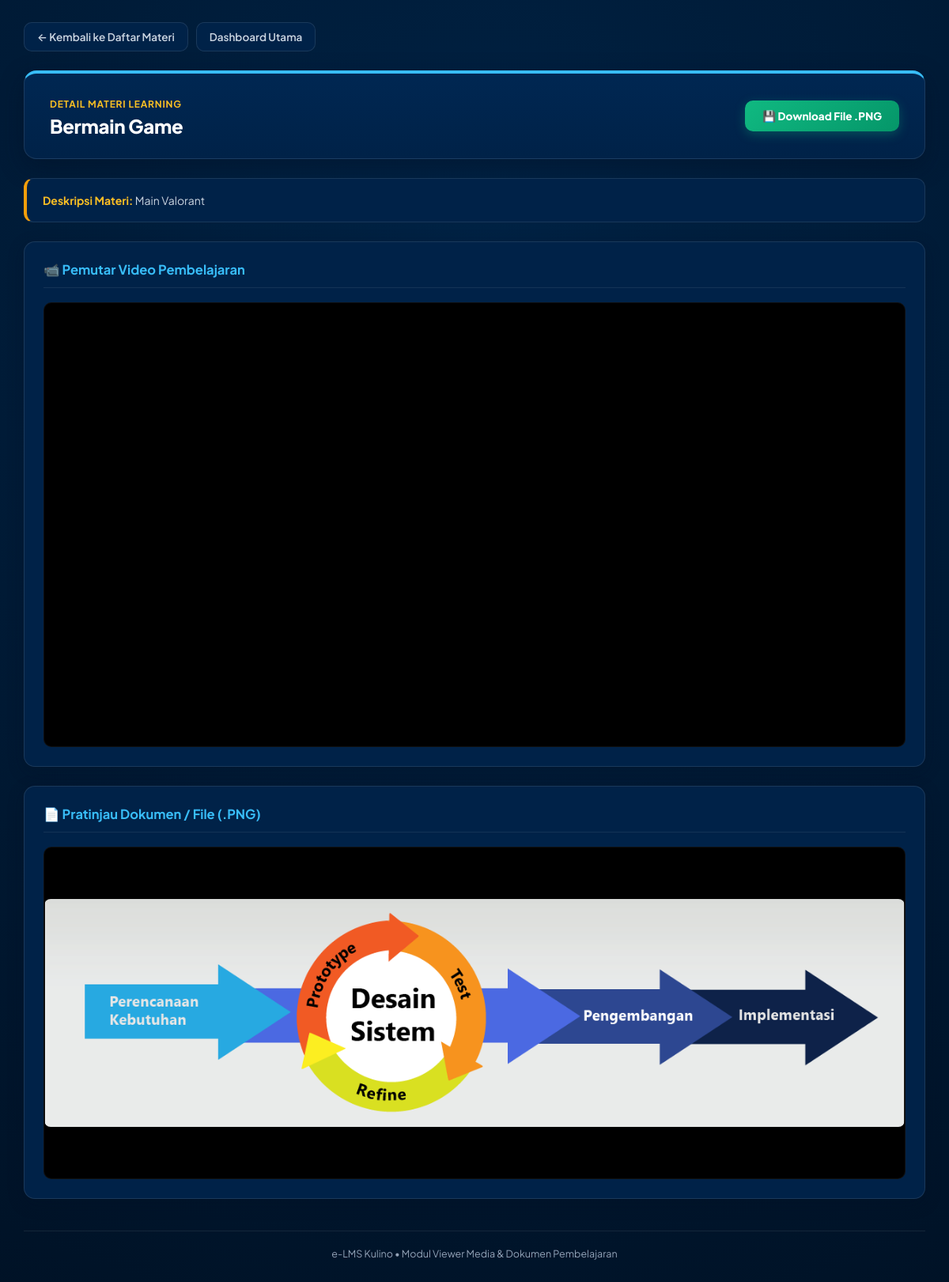
Before: /konten/1/ with the older database file.
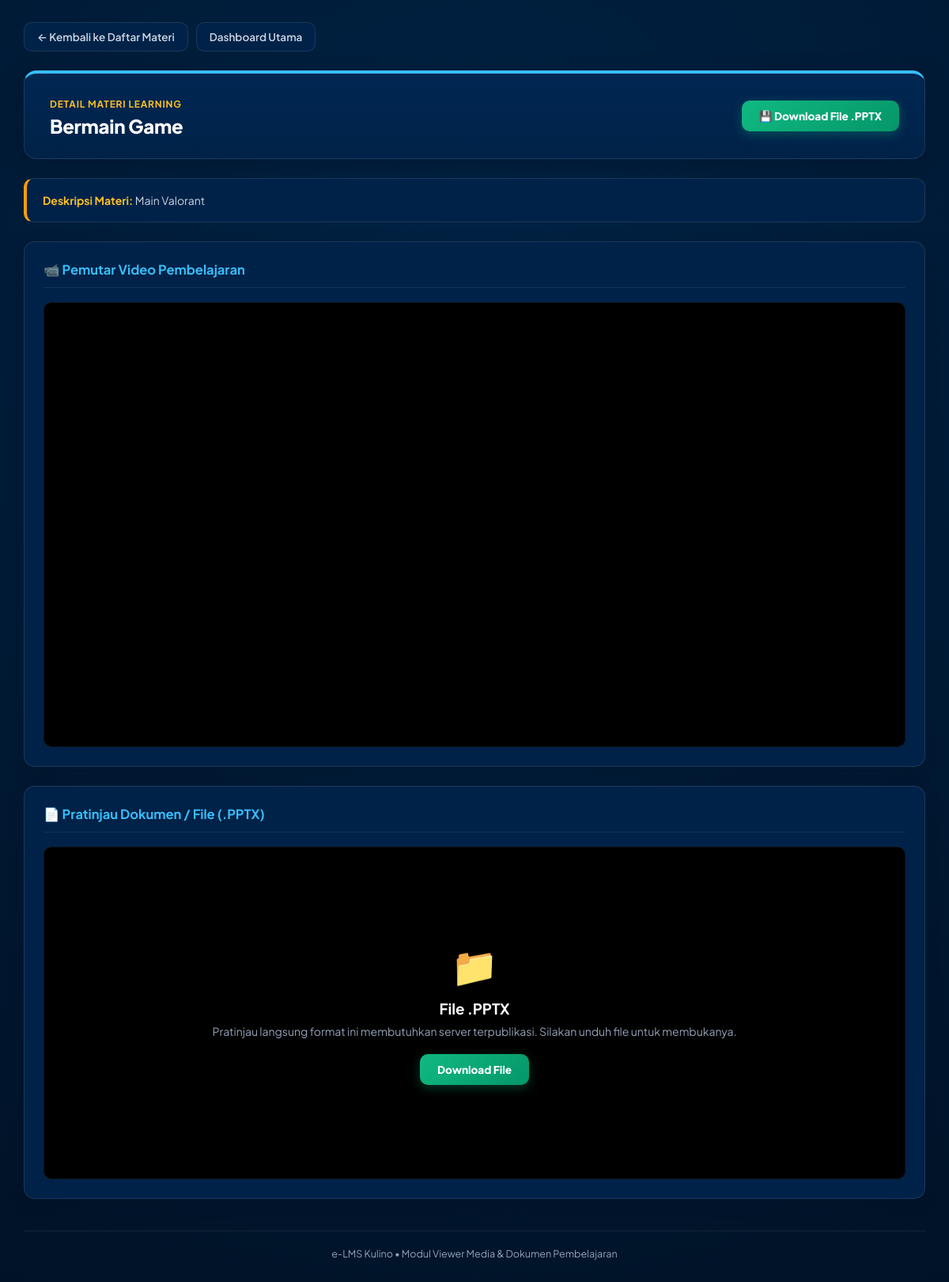
After: the same page with the newer database file.
### core/models.py (models this page shows, shortened)
class CourseContent(models.Model):
    name = models.CharField("judul konten", max_length=200)
    description = models.TextField("deskripsi", default="-")
    video_url = models.CharField("URL Video", max_length=200, null=True, blank=True)
    file_attachment = models.FileField("File", null=True, blank=True)
    course_id = models.ForeignKey(
        Course, verbose_name="matkul", on_delete=models.RESTRICT
    )
    parent_id = models.ForeignKey(
        "self", verbose_name="induk", on_delete=models.RESTRICT, null=True, blank=True
    )
    created_at = models.DateTimeField(auto_now_add=True)
    updated_at = models.DateTimeField(auto_now=True)
    class Meta:
        verbose_name = "Konten Matkul"
        verbose_name_plural = "Konten Matkul"
    @property
    def file_extension(self):
        if self.file_attachment:
            return os.path.splitext(self.file_attachment.name)[1].lower()
        return ""
    @property
    def youtube_embed_url(self):
        if not self.video_url:
            return None
        match = re.search(
            r"(?:youtu\.be\/|v=|\/embed\/)([0-9A-Za-z_-]{11})", self.video_url
        )
        if match:
            return f"https://www.youtube-nocookie.com/embed/{match.group(1)}"
        return self.video_url

### core/views.py (the view)
# urls.py: path("konten/<int:pk>/", views.content_detail, name="content_detail"),
def content_detail(request, pk):
    content = get_object_or_404(CourseContent, pk=pk)
    ext = content.file_extension
    is_image = ext in [".png", ".jpg", ".jpeg", ".gif", ".webp"]
    is_pdf = ext == ".pdf"
    is_ppt = ext in [".ppt", ".pptx"]
    is_video_file = ext in [".mp4", ".webm"]
    context = {
        "content": content,
        "is_image": is_image,
        "is_pdf": is_pdf,
        "is_ppt": is_ppt,
        "is_video_file": is_video_file,
    }
    return render(request, "core/konten_detail.html", context)

### core/templates/core/konten_detail.html (shortened to what this page needs)
<!doctype html>
<html lang="id">
<head>
</head>
<body>
    <div class="wrapper">
        <nav class="top-nav">
            <div class="nav-links-left">
                <a href="{% url 'content_list' %}" class="btn-nav">
                    ← Kembali ke Daftar Materi
                </a>
                <a href="/" class="btn-nav">
                    Dashboard Utama
                </a>
            </div>
        </nav>
        <header class="header-box">
            <div>
                <span
                    style="font-size: 12px; font-weight: 700; color: var(--gold-light); text-transform: uppercase; letter-spacing: 0.8px;">DETAIL
                    MATERI LEARNING</span>
                <h1>{{ content.name }}</h1>
            </div>
            {% if content.file_attachment %}
            <a href="{% url 'download_content_file' content.id %}" class="btn-download">
                💾 Download File {{ content.file_extension|upper }}
            </a>
            {% endif %}
        </header>
        <div class="desc-box">
            <strong>Deskripsi Materi:</strong> {{ content.description }}
        </div>
        {% if content.video_url %}
        <div class="section-box">
            <div class="section-title">📹 Pemutar Video Pembelajaran</div>
            <div class="viewer-container">
                <iframe src="{{ content.youtube_embed_url }}" title="YouTube video player"
                    allow="accelerometer; autoplay; clipboard-write; encrypted-media; gyroscope; picture-in-picture; web-share"
 allowfullscreen>
                </iframe>
            </div>
        </div>
        {% endif %}
        {% if content.file_attachment %}
        <div class="section-box">
            <div class="section-title">📄 Pratinjau Dokumen / File ({{ content.file_extension|upper }})</div>
            <div class="viewer-container">
                {% if is_image %}
                <img src="{{ content.file_attachment.url }}" alt="{{ content.name }}" class="img-preview" />
                {% elif is_pdf %}
                <embed src="{{ content.file_attachment.url }}" type="application/pdf" />
                {% elif is_video_file %}
                <video controls>
                    <source src="{{ content.file_attachment.url }}">
                    Browser tidak mendukung pemutaran video ini.
                </video>
                {% else %}
                <div style="text-align:center; padding: 40px;">
                    <div style="font-size: 48px; margin-bottom: 12px;">📁</div>
                    <h3 style="margin-bottom: 8px;">File {{ content.file_extension|upper }}</h3>
                    <p style="color:var(--text-dim); font-size:14px; margin-bottom: 20px;">Pratinjau langsung format ini
                        membutuhkan server terpublikasi. Silakan unduh file untuk membukanya.</p>
                    <a href="{% url 'download_content_file' content.id %}" class="btn-download">Download File</a>
                </div>
                {% endif %}
            </div>
        </div>
        {% endif %}
        <footer>
            e-LMS Kulino &bull; Modul Viewer Media & Dokumen Pembelajaran
        </footer>
    </div>
</body>
</html>

Changed rows visible on the page:
changed CourseContent "Bermain Game": file_extension ".PNG" → ".PPTX"; file_extension (not shown) → ".PPTX"; file_attachment: picture removed
Other visible differences:
text now shown: "📁 File Pratinjau langsung format ini membutuhkan server terpublikasi. Silakan unduh file untuk membukanya. Download File"
